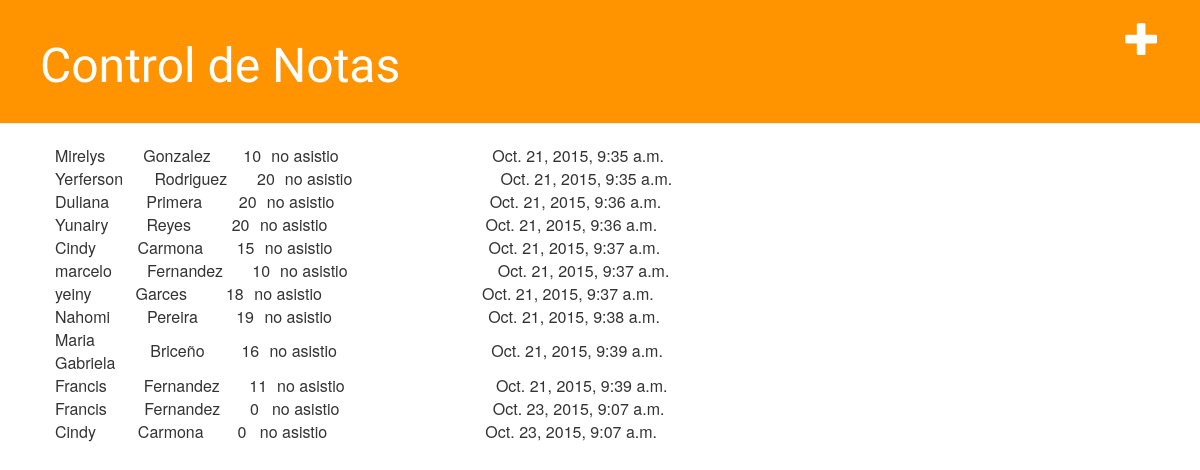
The page /ninfo1 on the database its author committed.
### blog/models.py (models this page shows, shortened)
class Nota(models.Model):
    inscripcion = models.ForeignKey(Inscripcion)
    fechaevalua = models.DateTimeField(default=timezone.now)
    nota        = models.IntegerField(default=0)
    observacion = models.CharField(max_length=50,default='no asistio')

class Inscripcion(models.Model):
    alumno  = models.ForeignKey(Alumno)
    seccion = models.ForeignKey(Seccion)
    fecha =   models.DateTimeField(blank=True, null=True)

class Alumno(models.Model):
    cedula   = models.IntegerField(unique=True)
    nombre   = models.CharField(max_length=25)
    apellido = models.CharField(max_length=25)
    email    = models.EmailField(default='a@a.com')

### blog/views.py (the view)
# urls.py: url(r'^ninfo1',                views.nota_info1),
def nota_info1(request):
    notas = Nota.objects.filter().order_by('fechaevalua')
    return render(request,'blog/notas_list.html',{'notas':notas})

### blog/templates/blog/notas_list.html
{% extends "blog/base.html" %}
    {% block content %}
        {% for nota in notas %}
          {% if nota.inscripcion.seccion.id == 5 %}
                <table>
                  <tr>
                    <td width="170"> {{ nota.inscripcion.alumno.nombre }}</td>
                    <td width="170"> {{ nota.inscripcion.alumno.apellido }}</td>
                    <td width="50">  {{ nota.nota }} </td>
                    <td width="600"> {{ nota.observacion }} </td>
                    <td width="900"> {{ nota.fechaevalua }}</td>
                  </tr>
                 </table>
          {% endif %}
        {% endfor %}
    {% endblock content %}

### rows shown on the page
Nota: inscripcion.alumno.nombre "Mirelys", inscripcion.alumno.apellido "Gonzalez", nota "10", observacion "no asistio", fechaevalua "Oct. 21, 2015, 9:35 a.m."
Nota: inscripcion.alumno.nombre "Yerferson", inscripcion.alumno.apellido "Rodriguez", nota "20", observacion "no asistio", fechaevalua "Oct. 21, 2015, 9:35 a.m."
Nota: inscripcion.alumno.nombre "Duliana", inscripcion.alumno.apellido "Primera", nota "20", observacion "no asistio", fechaevalua "Oct. 21, 2015, 9:36 a.m."
Nota: inscripcion.alumno.nombre "Yunairy", inscripcion.alumno.apellido "Reyes", nota "20", observacion "no asistio", fechaevalua "Oct. 21, 2015, 9:36 a.m."
Nota: inscripcion.alumno.nombre "Cindy", inscripcion.alumno.apellido "Carmona", nota "15", observacion "no asistio", fechaevalua "Oct. 21, 2015, 9:37 a.m."
Nota: inscripcion.alumno.nombre "marcelo", inscripcion.alumno.apellido "Fernandez", nota "10", observacion "no asistio", fechaevalua "Oct. 21, 2015, 9:37 a.m."
Nota: inscripcion.alumno.nombre "yeiny", inscripcion.alumno.apellido "Garces", nota "18", observacion "no asistio", fechaevalua "Oct. 21, 2015, 9:37 a.m."
Nota: inscripcion.alumno.nombre "Nahomi", inscripcion.alumno.apellido "Pereira", nota "19", observacion "no asistio", fechaevalua "Oct. 21, 2015, 9:38 a.m."
Nota: inscripcion.alumno.nombre "Maria Gabriela", inscripcion.alumno.apellido "Briceño", nota "16", observacion "no asistio", fechaevalua "Oct. 21, 2015, 9:39 a.m."
Nota: inscripcion.alumno.nombre "Francis", inscripcion.alumno.apellido "Fernandez", nota "11", observacion "no asistio", fechaevalua "Oct. 21, 2015, 9:39 a.m."
Nota: inscripcion.alumno.nombre "Francis", inscripcion.alumno.apellido "Fernandez", nota "0", observacion "no asistio", fechaevalua "Oct. 23, 2015, 9:07 a.m."
Nota: inscripcion.alumno.nombre "Cindy", inscripcion.alumno.apellido "Carmona", nota "0", observacion "no asistio", fechaevalua "Oct. 23, 2015, 9:07 a.m."
